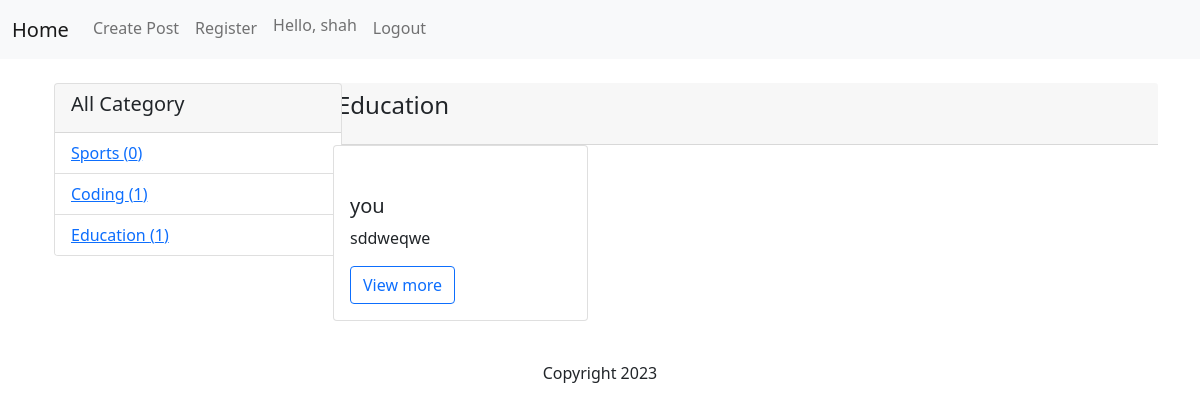
/category/3/ (signed in), run on an earlier commit of the app's database.
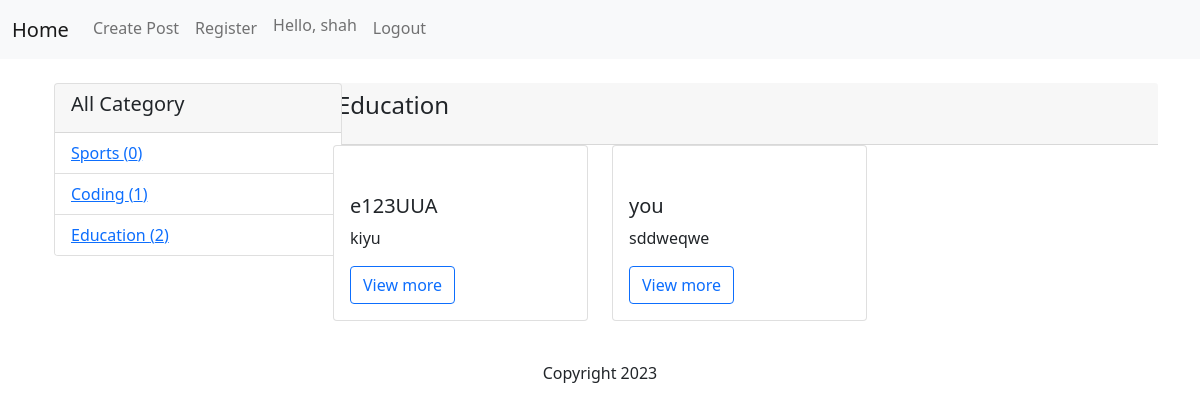
And on a later commit of the database.
### listing/models.py (models this page shows, shortened)
class Category(models.Model):
    name = models.CharField(max_length=100)

class Post(models.Model):
    title = models.CharField(max_length=255)
    content = models.TextField()
    category = models.ForeignKey(Category, on_delete=models.CASCADE, default=1)
    created_at = models.DateTimeField(auto_now_add=True)
    updated_at = models.DateTimeField(auto_now=True)
    owner = models.ForeignKey(User, on_delete=models.CASCADE)
    class Meta:
        ordering = ['-created_at']

### listing/views.py (the view)
# urls.py: path('category/<int:category_id>/', views.posts_by_category, name='posts_by_category'),
def posts_by_category(request, category_id):
    if not request.user.is_authenticated:
        raise Http404
    category = get_object_or_404(Category, pk=category_id)
    posts = Post.objects.filter(category=category).order_by('-created_at')
    categories = Category.objects.annotate(post_count=Count('post')).all()
    return render(request, 'listing/posts_by_category.html', {'posts': posts, 'category': category, 'categories': categories})

### listing/templates/listing/posts_by_category.html
{% extends 'listing/base.html' %}
{% block content %}
<div class="container">
    <div class="row">
      <div class="col-md-3">
        <div class="card" style="width: 18rem;">
          <div class="card-header">
            <h5>All Category</h5>
          </div>
          <ul class="list-group list-group-flush">
            {% for category in categories %}
            <li class="list-group-item"><a href="{% url 'listing:posts_by_category' category.id %}">{{ category.name }}  ({{category.post_count}}) </a></li>
          {% endfor %}
          </ul>
        </div>
      </div>
      <div class="col-md-9">
       <div class="row">
        <div class="card-header">
          <h4 class="mb-3">{{category.name}} </h4>
           </div>
        {% for post in posts %}
          <div class="col-md-4">
          <div class="card mb-3">
            <div class="card-body">
            </div>
            <div class="card-body">
              <h5 class="card-title">{{ post.title }}</h5>
              <p class="card-text">{{ post.content|slice:":50" }}</p>
              <a href="{% url 'listing:post_detail' post.id %}" class="btn btn-outline-primary">View more</a>
            </div>
          </div>
           </div>
          {% endfor %}
        </div>
      </div>
    </div>
  </div>
{% endblock %}

What changed in the data, as far as the page shows it:
computed for Category "Education": post_count "1" → "2"
added Post: title "e123UUA", content "kiyu"
